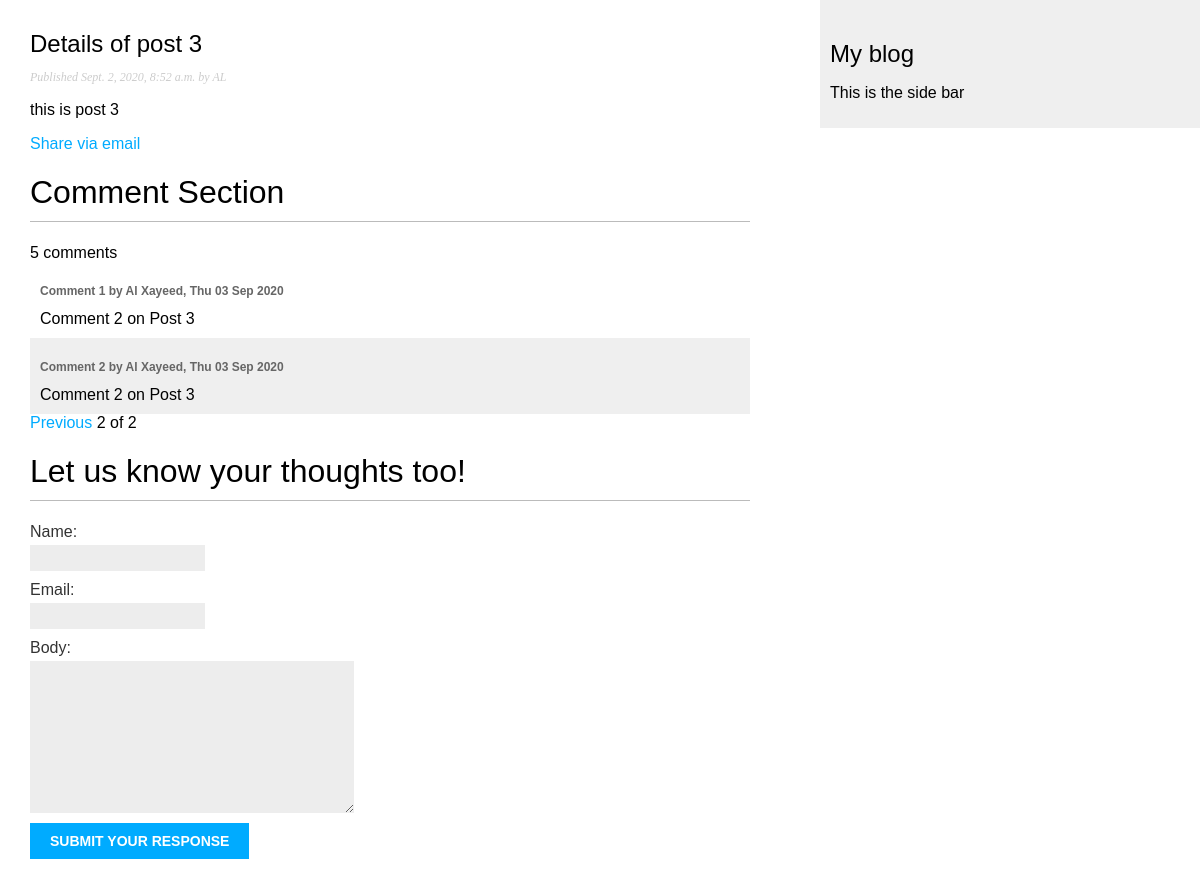
The page /2020/9/2/post-3/?page=2 on the database as committed earlier.
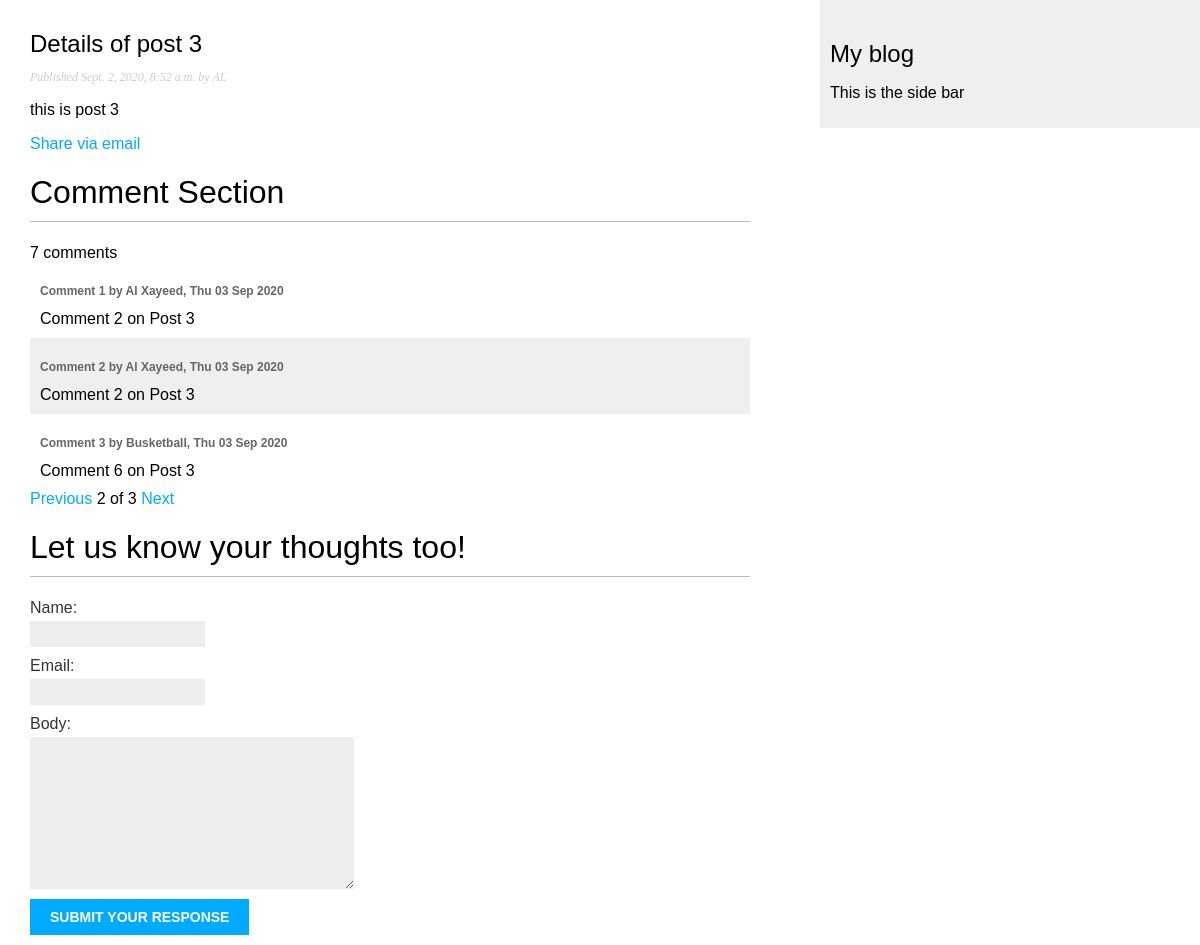
The same page on the database as committed later.
### blog/models.py (models this page shows, shortened)
class Comment(models.Model):
    post = models.ForeignKey(
        Post, on_delete=models.CASCADE, related_name="comment")
    """ that means,Post object will have a backward relation to Comment object with 'comment' name , eg- post.comment.all()
     (default related_name value will be 'comments_set').
     If related_name value is '+' , or ends with '+', Post will not have backward relation to Comment
     """
    name = models.CharField(max_length=30)
    email = models.EmailField()
    body = models.TextField(max_length=250)
    created = models.DateTimeField(auto_now_add=True)
    active = models.BooleanField(default=True)
    class Meta:
        ordering = ["created"]

### blog/views.py (the view)
def post_details(request, year, month, day, post):
    post = get_object_or_404(Post, slug=post,
                             status='published',
                             publish__year=year,
                             publish__month=month,
                             publish__day=day,
                             )
    comment_made = None
    if request.method == 'POST':
        comment_form = CommentForm(request.POST)
        if comment_form.is_valid():
            comment_made = comment_form.save(commit=False)
            comment_made.post = post  # bind this comment to this post
            comment_made.save()
            print(comment_made.post)
    else:
        comment_form = CommentForm()
    comments = post.comment.filter(active='True')
    paginator = Paginator(comments, 3)
    page = request.GET.get('page')
    try:
        page_comments = paginator.page(page)
    except EmptyPage:
        page_comments = paginator.page(paginator.num_pages)
    except PageNotAnInteger:
        page_comments = paginator.page(1)
    return render(request, 'blog/post/detail.html', {'post': post, 'comment_form': comment_form, 'page_comments': page_comments, 'comment_made': comment_made})

### blog/forms.py
class CommentForm(forms.ModelForm):
    class Meta:
        model = Comment
        fields = ['name', 'email', 'body']

### blog/templates/blog/post/detail.html (shortened to what this page needs)
{% extends 'blog/base.html' %}
{%block content %}
<h2>Details of {{ post.title }}</h2>
<p class="date">Published {{ post.publish }} by {{ post.author|upper }}</p>
{{ post.body|linebreaks }}
<p>
    <a href="{% url 'blog:share_post' post.id %}">
        Share via email
    </a>
</p>
<h1> Comment Section</h1>
{% with page_comments.paginator.object_list.count as total_comment %}
{{ total_comment}} comment{{ total_comment|pluralize }}
{% endwith %}
<br>
{% for comment in page_comments %}
<div class="comment">
    <p class="info">
        Comment {{ forloop.counter }} by {{ comment.name }},
        {{ comment.created|date:'D d M Y' }}
    </p>
    {{ comment.body|truncatewords:10 }}
</div>
{% endfor %}
{% include 'blog/post/paginator.html' with page=page_comments %}
{% if not comment_made %}
<h1>Let us know your thoughts too!</h1>
<form method="POST">
    {{ comment_form }}
    <input type="submit" value="Submit Your Response">
</form>
{% else %}
<h6>Your comment has sucessfully recorded. Thanks for your feedback!</h6>
{% endif %}
{% endblock %}

Rows that differ between the two databases and show on the page:
added Comment: name "Busketball", created "Thu 03 Sep 2020", body "Comment 6 on Post 3"
Other text that changed with them:
{{ total_comment }}: "5" → "7"
{{ page.paginator.num_pages }}: "2" → "3"
text now shown: "Next"
